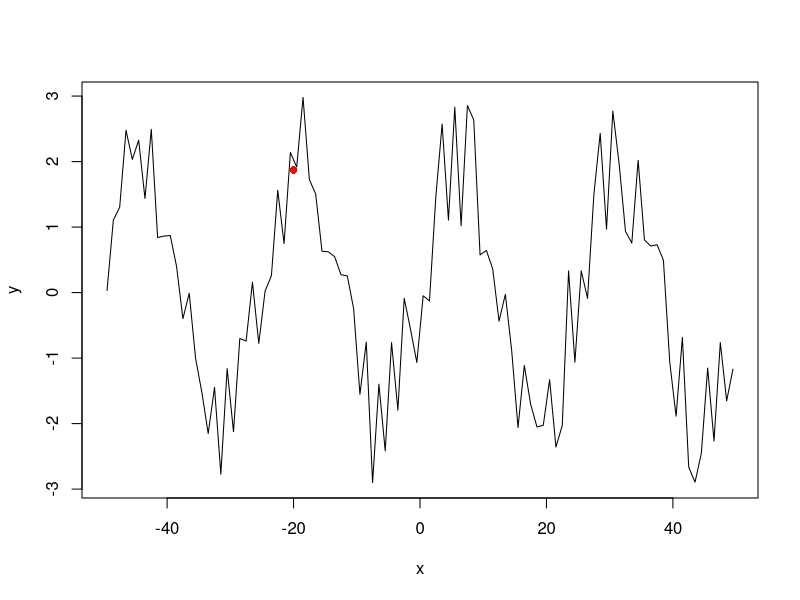
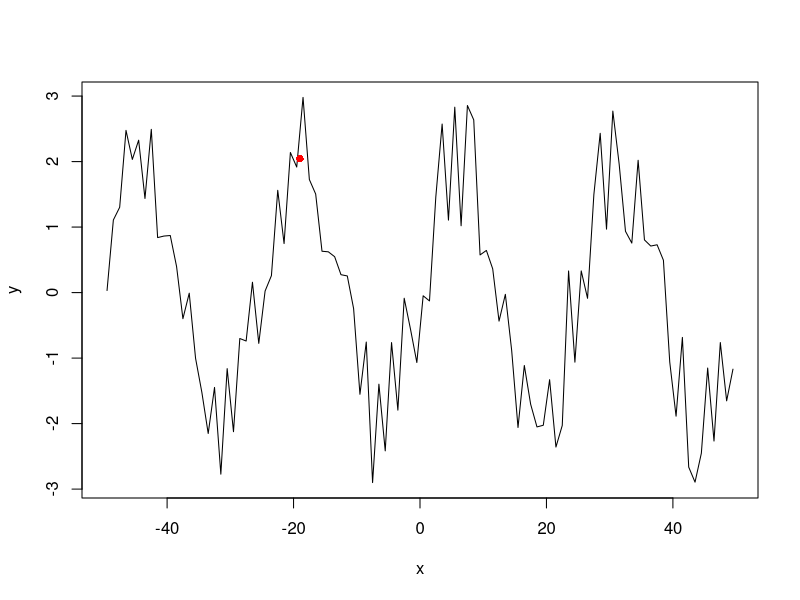
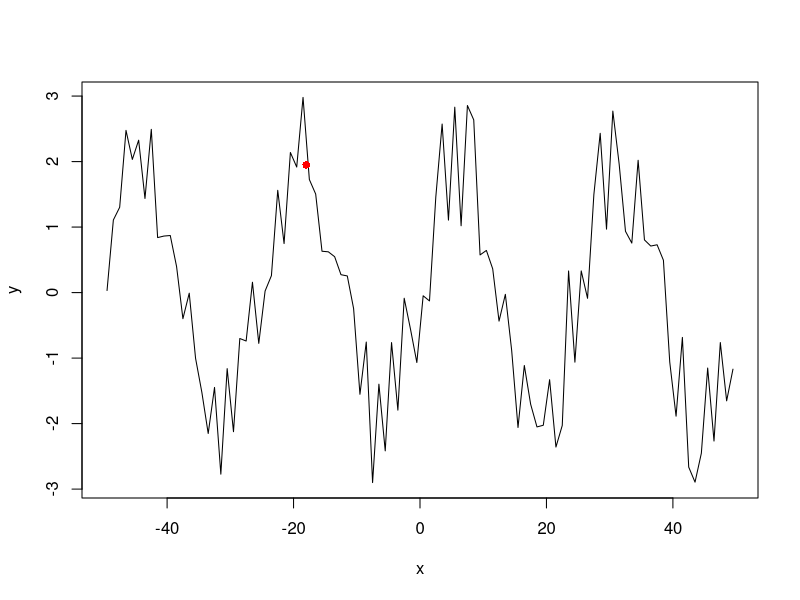
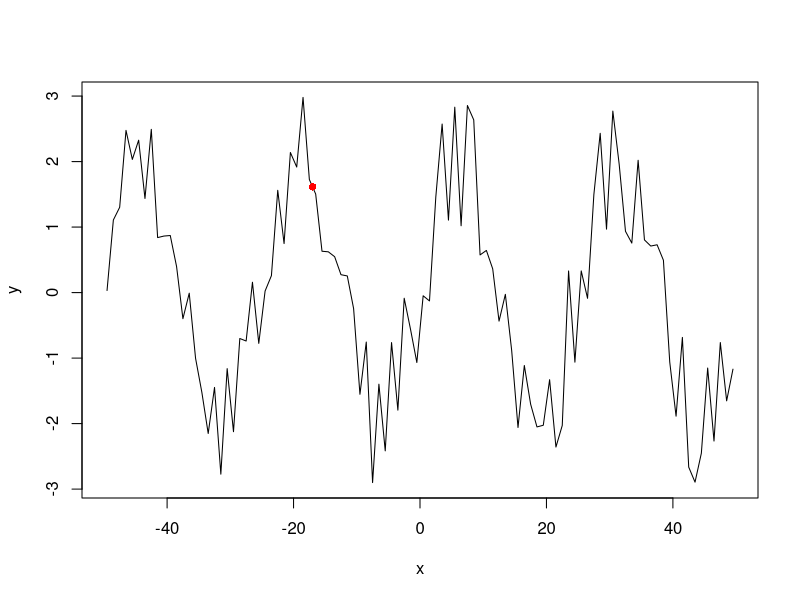
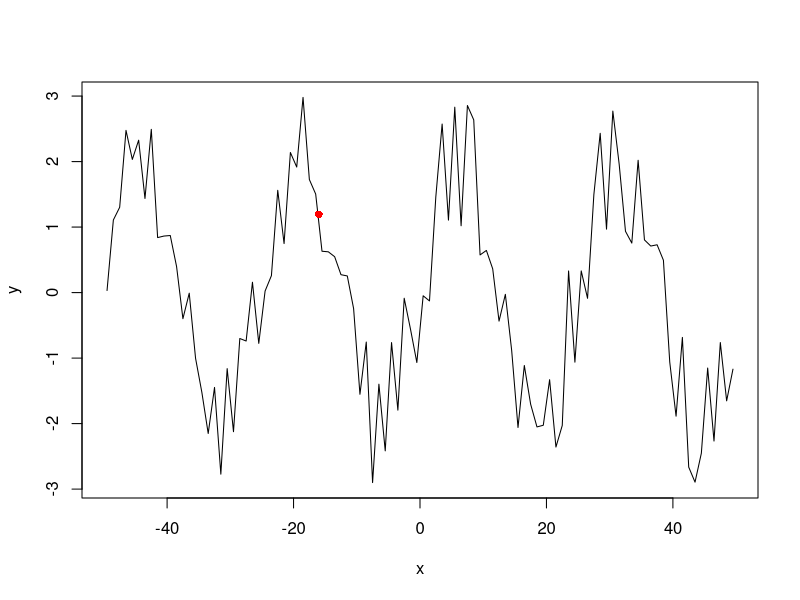
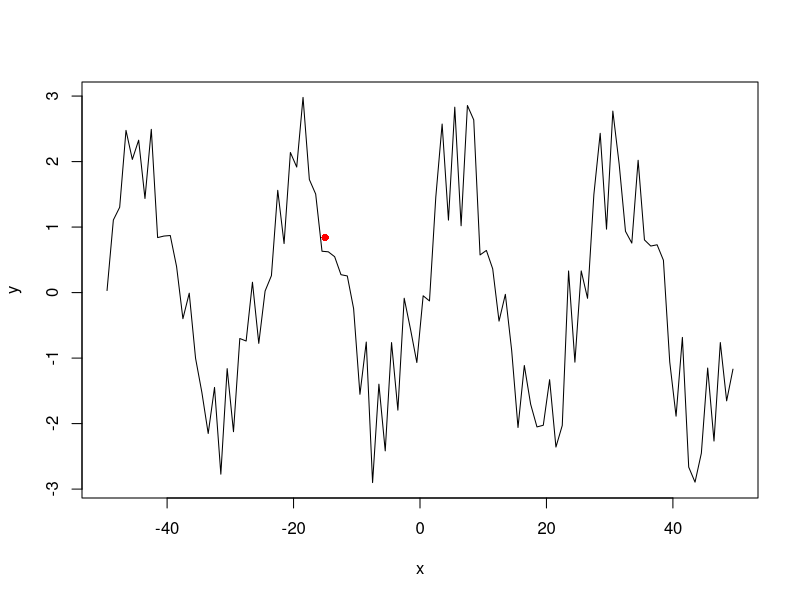
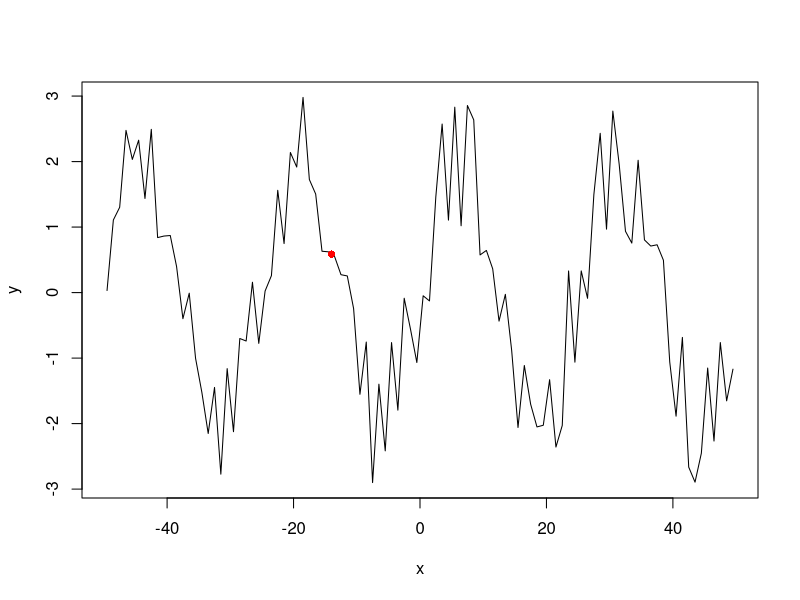
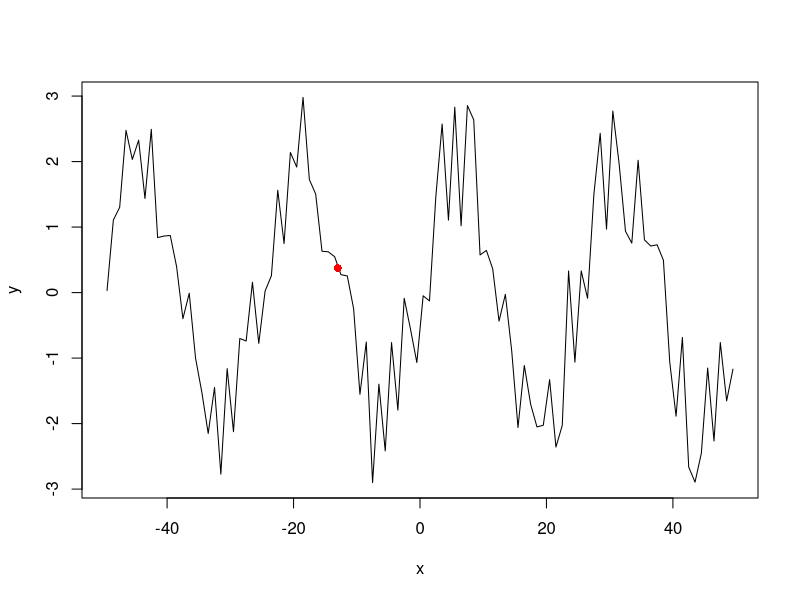

R code for these plots, in order:
rm(list = ls())

set.seed(100)

kernelFunc <- function(distMethod, bandwidth, x, x0) {
   
  d <- as.numeric(dist(c(x,x0), method = distMethod))
  dnorm(d, sd = bandwidth)
  
}

weightFunc <- function(x0, x, kfunc, bandwidth=1) {
  
  k <- 
    sapply(x, function(xi) {
      kfunc("euclidean", bandwidth, xi, x0)
    })
  
  w <- k/bandwidth
  w/sum(w)
}

x <- 1:100; y <- 2*sin(0.25*x) + sin(rnorm(length(x)))
x <- scale(x, scale = FALSE); y <- scale(y, scale = FALSE)



for(i in -20:20) {

  x0 <- i
  w <- weightFunc(x0, x, kernelFunc, 1.5)
  yhat <- crossprod(w, y)
  
  plot(x, y, type = "l")
  points(i, yhat, pch = 16, col = "red")
  Sys.sleep(1)
}
